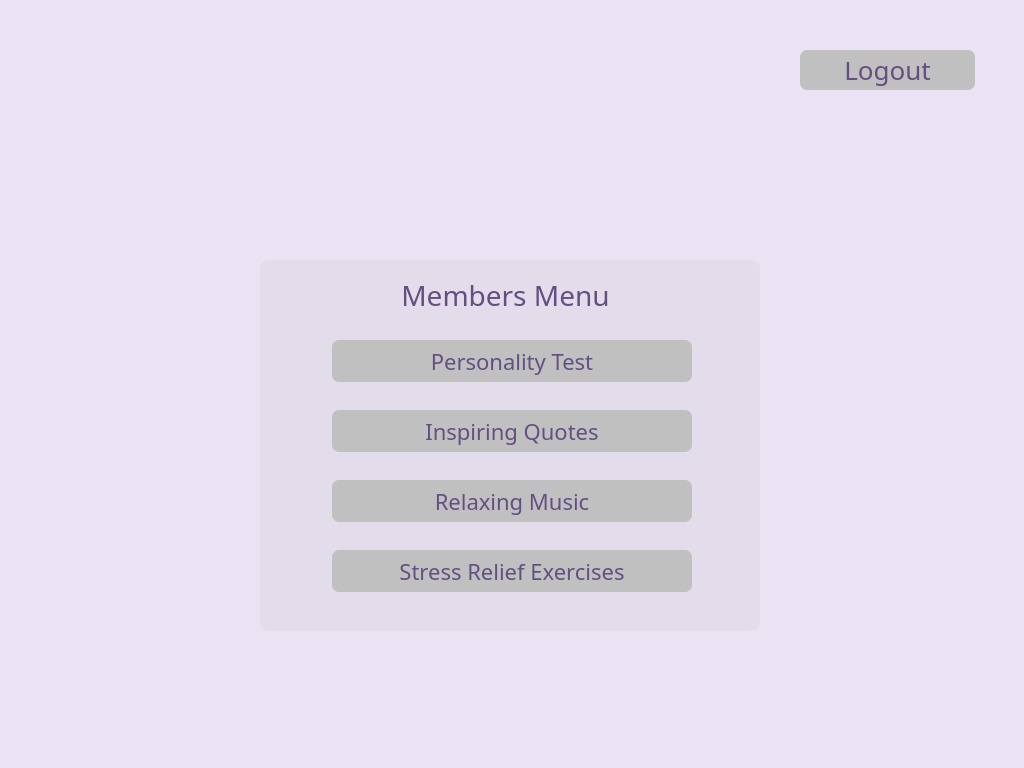
<?xml version="1.0" encoding="UTF-8"?>
<ui version="4.0">
 <class>Form</class>
 <widget class="QWidget" name="Form">
  <property name="geometry">
   <rect>
    <x>0</x>
    <y>0</y>
    <width>1024</width>
    <height>768</height>
   </rect>
  </property>
  <property name="windowTitle">
   <string>Form</string>
  </property>
  <property name="styleSheet">
   <string notr="true">background-color:rgb(235, 226, 244);
border-radius: 9px;</string>
  </property>
  <widget class="QPushButton" name="b5">
   <property name="geometry">
    <rect>
     <x>332</x>
     <y>340</y>
     <width>360</width>
     <height>42</height>
    </rect>
   </property>
   <property name="font">
    <font>
     <family>Sura</family>
     <pointsize>1</pointsize>
     <weight>50</weight>
     <bold>false</bold>
    </font>
   </property>
   <property name="styleSheet">
    <string notr="true">QPushButton#b5{
background-color:rgb(192, 192, 192);
color: rgb(100, 79, 130);
font-size: 22px;
border-radius : 7px;
font-family:Sura;
font-weight:400;

}
QPushButton#b5: pressed {
background-color: rgb(117, 71, 255);
}</string>
   </property>
   <property name="text">
    <string>Personality Test</string>
   </property>
  </widget>
  <widget class="QPushButton" name="b6">
   <property name="geometry">
    <rect>
     <x>332</x>
     <y>480</y>
     <width>360</width>
     <height>42</height>
    </rect>
   </property>
   <property name="font">
    <font>
     <family>Sura</family>
     <pointsize>1</pointsize>
     <weight>50</weight>
     <bold>false</bold>
    </font>
   </property>
   <property name="styleSheet">
    <string notr="true">QPushButton#b6{
background-color:rgb(192, 192, 192);
color: rgb(100, 79, 130);
font-size: 22px;
border-radius : 7px;
font-family:Sura;
font-weight:400;

}
QPushButton#b6: pressed {
background-color: rgb(117, 71, 255);
}</string>
   </property>
   <property name="text">
    <string>Relaxing Music</string>
   </property>
  </widget>
  <widget class="QPushButton" name="b7">
   <property name="geometry">
    <rect>
     <x>332</x>
     <y>550</y>
     <width>360</width>
     <height>42</height>
    </rect>
   </property>
   <property name="font">
    <font>
     <family>Sura</family>
     <pointsize>1</pointsize>
     <weight>50</weight>
     <bold>false</bold>
    </font>
   </property>
   <property name="styleSheet">
    <string notr="true">QPushButton#b7{
background-color:rgb(192, 192, 192);
color: rgb(100, 79, 130);
font-size: 22px;
border-radius : 7px;
font-family:Sura;
font-weight:400;

}
QPushButton#b7: pressed {
background-color: rgb(117, 71, 255);
}</string>
   </property>
   <property name="text">
    <string>Stress Relief Exercises</string>
   </property>
  </widget>
  <widget class="QPushButton" name="b8">
   <property name="geometry">
    <rect>
     <x>332</x>
     <y>410</y>
     <width>360</width>
     <height>42</height>
    </rect>
   </property>
   <property name="font">
    <font>
     <family>Sura</family>
     <pointsize>1</pointsize>
     <weight>50</weight>
     <bold>false</bold>
    </font>
   </property>
   <property name="styleSheet">
    <string notr="true">QPushButton#b8{
background-color:rgb(192, 192, 192);
color: rgb(100, 79, 130);
font-size: 22px;
border-radius : 7px;
font-family:Sura;
font-weight:400;

}
QPushButton#b8: pressed {
background-color: rgb(117, 71, 255);
}</string>
   </property>
   <property name="text">
    <string>Inspiring Quotes</string>
   </property>
  </widget>
  <widget class="QPushButton" name="b5_2">
   <property name="geometry">
    <rect>
     <x>800</x>
     <y>50</y>
     <width>175</width>
     <height>40</height>
    </rect>
   </property>
   <property name="font">
    <font>
     <family>Sura</family>
     <pointsize>1</pointsize>
     <weight>50</weight>
     <bold>false</bold>
    </font>
   </property>
   <property name="styleSheet">
    <string notr="true">QPushButton#b5_2{
background-color:rgb(192, 192, 192);
color: rgb(100, 79, 130);
font-size: 26px;
border-radius : 7px;
font-family:Sura;
font-weight:400;

}
QPushButton#b5_2: pressed {
background-color: rgb(117, 71, 255);
}</string>
   </property>
   <property name="text">
    <string>Logout</string>
   </property>
  </widget>
  <widget class="QLabel" name="label">
   <property name="geometry">
    <rect>
     <x>416</x>
     <y>50</y>
     <width>191</width>
     <height>181</height>
    </rect>
   </property>
   <property name="styleSheet">
    <string notr="true">background-image:url(static/images/logo.png);</string>
   </property>
   <property name="text">
    <string/>
   </property>
   <property name="alignment">
    <set>Qt::AlignCenter</set>
   </property>
  </widget>
  <widget class="QLabel" name="label_2">
   <property name="geometry">
    <rect>
     <x>370</x>
     <y>260</y>
     <width>271</width>
     <height>71</height>
    </rect>
   </property>
   <property name="styleSheet">
    <string notr="true">color: rgb(100, 79, 130);
font-size: 28px;
border-radius : 7px;
font-family:Sura;
font-weight:400;
line-height:1.2px;
background-color: rgba(191, 191, 191, 0)</string>
   </property>
   <property name="text">
    <string>Members Menu</string>
   </property>
   <property name="alignment">
    <set>Qt::AlignCenter</set>
   </property>
  </widget>
  <widget class="QGroupBox" name="groupBox">
   <property name="geometry">
    <rect>
     <x>260</x>
     <y>260</y>
     <width>500</width>
     <height>371</height>
    </rect>
   </property>
   <property name="styleSheet">
    <string notr="true">background-color:rgba(192, 192, 192, 50);</string>
   </property>
   <property name="title">
    <string/>
   </property>
  </widget>
  <zorder>groupBox</zorder>
  <zorder>b5</zorder>
  <zorder>b6</zorder>
  <zorder>b7</zorder>
  <zorder>b8</zorder>
  <zorder>b5_2</zorder>
  <zorder>label</zorder>
  <zorder>label_2</zorder>
 </widget>
 <resources/>
 <connections/>
</ui>
